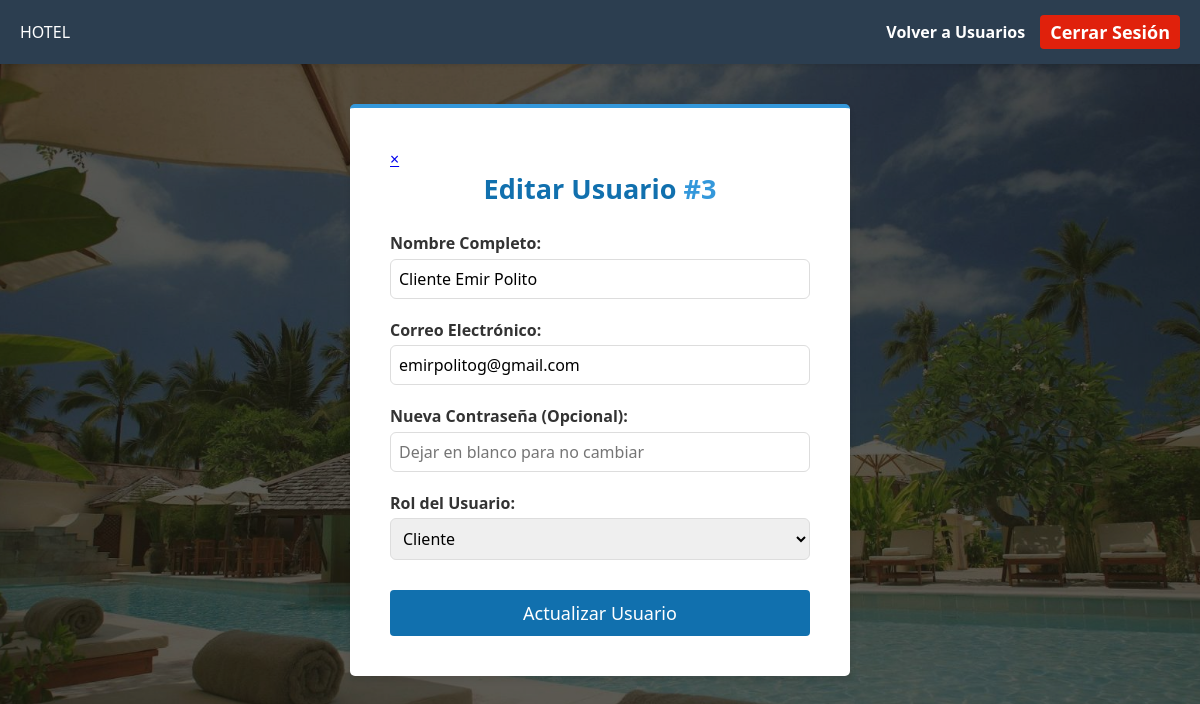
Before: /views/usuarios/editar_usuario.php?id=3 (signed in) with the older database file.
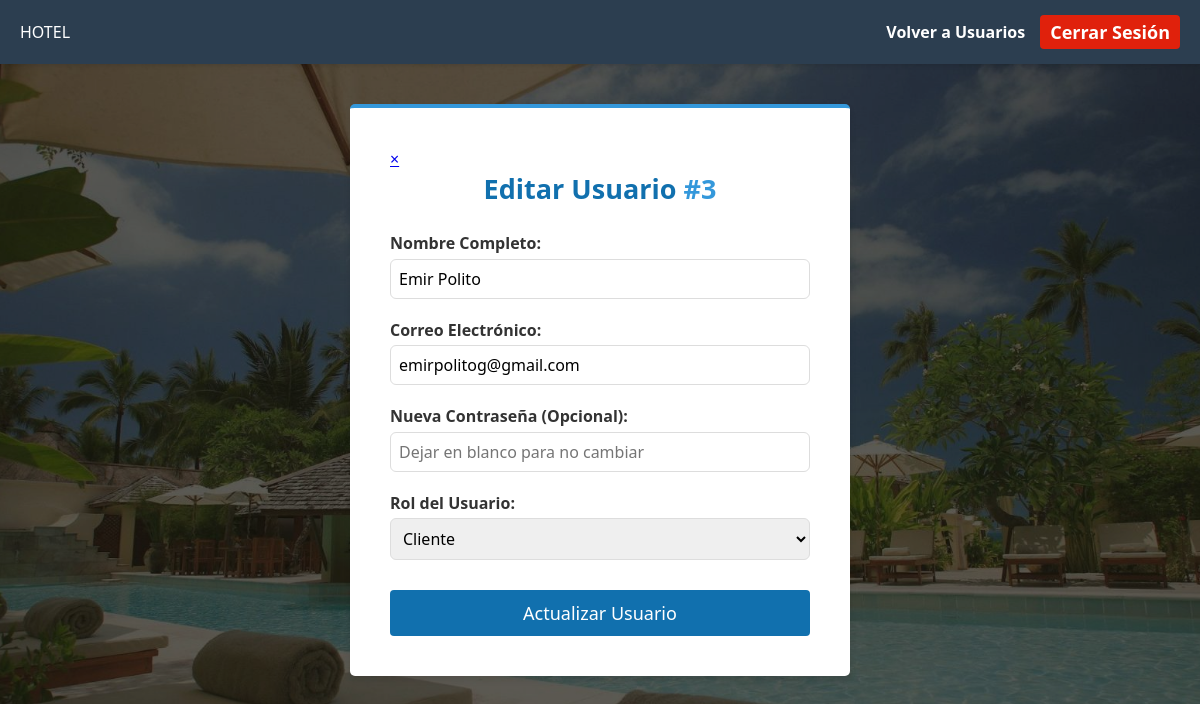
After: the same page with the newer database file.
### tables this page shows
CREATE TABLE usuarios (
    id_usuario INT AUTO_INCREMENT PRIMARY KEY,
    nombre_completo VARCHAR(100) NOT NULL,
    correo VARCHAR(100) NOT NULL UNIQUE,
    password VARCHAR(255) NOT NULL,  
    id_rol INT NOT NULL,
    FOREIGN KEY (id_rol) REFERENCES roles(id_rol)
);

CREATE TABLE roles (
    id_rol INT AUTO_INCREMENT PRIMARY KEY,
    nombre_rol VARCHAR(50) NOT NULL
);

### views/usuarios/editar_usuario.php (the view, shortened to what this page needs)
<?php
$id_editar = intval($_GET['id']);
$database = new Conexion();
$db = $database->obtenerConexion();
$stmt = $db->prepare("SELECT * FROM usuarios WHERE id_usuario = :id");
$stmt->bindParam(':id', $id_editar);
$stmt->execute();
$usuario = $stmt->fetch(PDO::FETCH_ASSOC);
$stmtRoles = $db->query("SELECT * FROM roles");
$roles = $stmtRoles->fetchAll(PDO::FETCH_ASSOC);
?>
<!DOCTYPE html>
<html lang="es">
<head>
    <link rel="stylesheet" href="../../css/global.css">
    <link rel="stylesheet" href="../../css/login.css">
</head>
<body>
    <nav class="navbar">
        <div class="logo">HOTEL</div>
        <div class="nav-links">
            <a href="../usuarios/usuarios.php">Volver a Usuarios</a>
            <a href="../../php/auth/logout.php" class="btn btn-danger" style="padding: 5px 10px;">Cerrar Sesión</a>
        </div>
    </nav>
    <div class="login-container" style="max-width: 500px; margin-top: 40px; border-top: 4px solid #3498db;">
        <a href="usuarios.php" class="btn-close-card" title="Cancelar">&times;</a>
        <h2 style="margin-bottom: 25px;">Editar Usuario <span style="color:#3498db;">#<?php echo $usuario['id_usuario']; ?></span></h2>
        <form action="../../php/usuarios/actualizar_usuario.php" method="POST">
            <div class="form-group">
                <label for="nombre">Nombre Completo:</label>
                <input type="text" id="nombre" name="nombre_completo" value="<?php echo htmlspecialchars($usuario['nombre_completo']); ?>" required>
            </div>
            <div class="form-group">
                <label for="correo">Correo Electrónico:</label>
                <input type="email" id="correo" name="correo" value="<?php echo htmlspecialchars($usuario['correo']); ?>" required>
            </div>
            <div class="form-group">
                <label for="password">Nueva Contraseña (Opcional):</label>
                <input type="text" id="password" name="password" placeholder="Dejar en blanco para no cambiar">
            </div>
            <div class="form-group">
                <label for="rol">Rol del Usuario:</label>
                <select id="rol" name="id_rol" required>
                    <?php foreach($roles as $rol): ?>
                        <option value="<?php echo $rol['id_rol']; ?>" <?php echo ($rol['id_rol'] == $usuario['id_rol']) ? 'selected' : ''; ?>>
                            <?php echo $rol['nombre_rol']; ?>
                        </option>
                    <?php endforeach; ?>
                </select>
            </div>
            <button type="submit" class="btn btn-primary" style="width: 100%; margin-top: 10px;">Actualizar Usuario</button>
        </form>
    </div>
</body>
</html>

Changed rows visible on the page:
changed usuarios "emirpolitog@gmail.com": nombre_completo "Cliente Emir Polito" → "Emir Polito"
